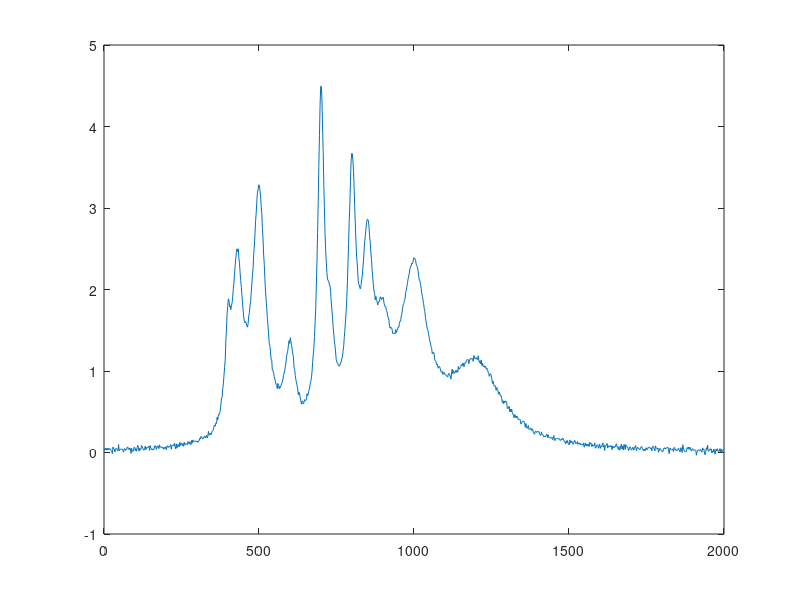

Reproduce this figure in MATLAB. (Note: this script raises an error after producing the figure.)
function IPFDemo11Lor
% Demonstration script for peakfit.m, with built-in signal generator.  
% You can change the character of the signal in lines 11-117.
% T. C. O'Haver (toh@umd.edu).  Version 3: August 23, 2008. 

format short g
format compact
warning off all

% Generate simulated signal
n=2000;  % maximum x-value
increment=2; % Difference between adjacent x values
x=[1:increment:n];
amp=[1 2 3 1 4 1 3 2 1 2 1];  % Amplitudes of the peaks (one entry for each peak)
pos=[400 430 500 600 700 730 800 850 900 1000 1200];   % Positions of the peaks (one entry for each peak)
wid=[20 40 50 40 25 30 30 40 60 100 200];   % Widths of the peaks (one entry for each peak)
noise=.02;
% A = matrix containing one of the unit-amplidude functions in each of its rows
clear A
A=zeros(length(pos),length(x));
for k=1:length(pos),
  A(k,:)=lorentzian(x,pos(k),wid(k));  % Gaussian function
  area(k)=amp(k).*trapz(x,A(k,:)); % Computes peak areas via trapaziod method
end
TrueY=amp*A;  % Multiplies each row by the corresponding amplitude and adds them up
y = TrueY + noise .* randn(size(x));

% Arrange the peak parameters of the simulated signal into a matrix
ColumnLabels='           Peak#    Position      Height      Width       Area';
NumPeaks=length(pos);
for m=1:NumPeaks,
  if m==1,  
     ActualParameters=[m pos(m) amp(m) wid(m) area(m) ]; 
  else
     ActualParameters=[ActualParameters; [m pos(m) amp(m) wid(m) area(m) ]];
  end
end
plot(x,y)
drawnow
disp('Test signal with 11 overlapping Lorentzian peaks ')
% Display the peak parameters of the simulated signal 
ColumnLabels
ActualParameters

ipf(x,y)

% 
% disp(' ')
% disp('Peakfit 3.1 can fit any number of peaks, in theory. However, a simple ')
% disp('default fit for 11 peaks does not work at all with this many peaks: ')
% disp(' ')
% disp('>> [FitResults,FitError]=peakfit([x;y],0,0,11)')
% ColumnLabels
% [FitResults,FitError]=peakfit([x;y],0,0,11)
% disp(' ')
% drawnow
% PercentErrors=100*(FitResults-ActualParameters)./ActualParameters;
% MeanError=mean(mean(abs(PercentErrors(:,2:5))));
% 
% disp(['This results in a large fit error and terrible peak parameter accuracy (' num2str(round(MeanError)) ' percent).'])
% disp('The only way to get a good fit in this case is to give it good "start" estimate:') 
% disp(' ')
% disp('>> GoodStart=[400 20 430 40 500 50 600 40 700 20 730 20 800 30 850 40 900 60 1000 100 1200 200];')
% disp('>> [FitResults,FitError]=peakfit([x;y],0,0,11,2,0,1,GoodStart,0)')
% ColumnLabels
% GoodStart=[400 20 430 40 500 50 600 40 700 20 730 20 800 30 850 40 900 60 1000 100 1200 200];
% [FitResults,FitError]=peakfit([x;y],0,0,11,2,0,1,GoodStart,0)
% 
% disp(' ')
% disp('Now you can compare these FitResults to the ActualParameters:')
% disp('PercentErrors=100*(FitResults-ActualParameters)./ActualParameters')
% PercentErrors=100*(FitResults-ActualParameters)./ActualParameters;
% PercentErrors(:,1)=ActualParameters(:,1);
% PercentErrors
% MeanPercentError=mean(abs(PercentErrors))
% disp(' ')
% disp('As an experiment, make a small change to the peak amplitudes (amp),')
% disp('position (pos), or widths (wid), in lines 14-16, to see if the ')
% disp('fitting results track your changes. ')

% Internal functions
function [FitResults,LowestError,BestStart,xi,yi,BootResults]=peakfit(signal,center,window,NumPeaks,peakshape,extra,NumTrials,start,AUTOZERO,fixedwidth)
% Version 3.1: September, 2012. Unlimited Number of peaks. Bug fixes.
% A command-line peak fittingds program for time-series signals, 
% written as a self-contained Matlab function in a single m-file. 
% Uses an non-linear optimization algorithm to decompose a complex, 
% overlapping-peak signal into its component parts. The objective
% is to determine whether your signal can be represented as the sum of
% fundamental underlying peaks shapes. Accepts signals of any length,
% including those with non-integer and non-uniform x-values. Fits 
% Gaussian, equal-width Gaussians, exponentially-broadened Gaussian, 
% Lorentzian, equal-width Lorentzians, Pearson, Logistic, exponential
% pulse, and sigmoid shapes (expandable to other shapes). This is a command
% line version, usable from a remote terminal. It is capable of making 
% multiple trial fits with sightly different starting values and taking
% the one with the lowest mean fit error.  Version 3.1: September, 2012, 
%
% PEAKFIT(signal);       
% Performs an iterative least-squares fit of a single Gaussian  
% peak to the data matrix "signal", which has x values 
% in column 1 and Y values in column 2 (e.g. [x y])
%
% PEAKFIT(signal,center,window);
% Fits a single Gaussian peak to a portion of the 
% matrix "signal". The portion is centered on the 
% x-value "center" and has width "window" (in x units).
% 
% PEAKFIT(signal,center,window,NumPeaks);
% "NumPeaks" = number of peaks in the model (default is 1 if not
% specified). No limit to maximum number of peaks in version 3.1
% 
% PEAKFIT(signal,center,window,NumPeaks,peakshape);
% Specifies the peak shape of the model: "peakshape" = 1-12.
% (1=Gaussian (default), 2=Lorentzian, 3=logistic, 4=Pearson, 
% 5=exponentionally broadened Gaussian; 6=equal-width Gaussians;
% 7=Equal-width Lorentzians; 8=exponentionally broadened equal-width
% Gaussian, 9=exponential pulse, 10=sigmoid, 11=Fixed-width Gaussian, 
% 12=Fixed-width Lorentzian;).
%
% PEAKFIT(signal,center,window,NumPeaks,peakshape,extra)
% Specifies the value of 'extra', used in the Pearson and the
% exponentionally broadened Gaussian shapes to fine-tune the peak shape. 
% 
% PEAKFIT(signal,center,window,NumPeaks,peakshape,extra,NumTrials);
% Performs "NumTrials" trial fits and selects the best one (with lowest
% fitting error). NumTrials can be any positive integer (default is 1).
%
% PEAKFIT(signal,center,window,NumPeaks,peakshape,extra,NumTrials,start)
% Specifies the first guesses vector "firstguess" for the peak positions
%  and widths, e.g. start=[position1 width1 position2 width2 ...]
% 
% [FitResults,MeanFitError]=PEAKFIT(signal,center,window...)
% Returns the FitResults vector in the order peak number, peak
% position, peak height, peak width, and peak area), and the MeanFitError
% (the percent RMS difference between the data and the model in the
% selected segment of that data) of the best fit.
%
% Optional output parameters 
% 1. FitResults: a table of model peak parameters, one row for each peak,
%    listing Peak number, Peak position, Height, Width, and Peak area.
% 2. LowestError: The rms fitting error of the best trial fit.
% 3. BestStart: the starting guesses that gave the best fit.
% 4. xi: vector containing 100 interploated x-values for the model peaks. 
% 5. yi: matrix containing the y values of each model peak at each xi. 
%    Type plot(xi,yi(1,:)) to plot peak 1 or plot(xi,yi) to plot all peaks
% 6. BootResults: a table of bootstrap precision results for a each peak
%    and [peak parameter.
% T. C. O'Haver (toh@umd.edu). Version 3 
%  
% Example 1: 
% >> x=[0:.1:10]';y=exp(-(x-5).^2);peakfit([x y])
% Fits exp(-x)^2 with a single Gaussian peak model.
%
%        Peak number  Peak position   Height     Width      Peak area
%             1            5            1        1.665       1.7725
%
% Example 2:
% x=[0:.1:10]';y=exp(-(x-5).^2)+.1*randn(size(x));peakfit([x y])
% Like Example 1, except that random noise is added to the y data.
% ans =
%             1         5.0279       0.9272      1.7948      1.7716
%
% Example 3:
% x=[0:.1:10];y=exp(-(x-5).^2)+.5*exp(-(x-3).^2)+.1*randn(size(x));
% peakfit([x' y'],5,19,2,1,0,1)
% Fits a noisy two-peak signal with a double Gaussian model (NumPeaks=2).
% ans =
%             1       3.0001      0.49489        1.642      0.86504
%             2       4.9927       1.0016       1.6597       1.7696
%
% Example 4:
% >> x=1:100;y=ones(size(x))./(1+(x-50).^2);peakfit(y,50,100,1,2)
% Create and fit Lorentzian located at x=50, height=1, width=2.
% ans =
%            1           50      0.99974       1.9971       3.1079
% Example 5: 
%   >> x=[0:.005:1];y=humps(x);peakfit([x' y'],.3,.7,1,4,3);
%   Fits a portion of the humps function, 0.7 units wide and centered on 
%   x=0.3, with a single (NumPeaks=1) Pearson function (peakshape=4)
%   with extra=3 (controls shape of Pearson function).
%
% Example 6: 
%  >> x=[0:.005:1];y=(humps(x)+humps(x-.13)).^3;smatrix=[x' y'];
%  >> [FitResults,MeanFitError]=peakfit(smatrix,.4,.7,2,1,0,10)
%  Creates a data matrix 'smatrix', fits a portion to a two-peak Gaussian
%  model, takes the best of 10 trials.  Returns FitResults and MeanFitError.
%  FitResults =
%              1      0.31056  2.0125e+006      0.11057  2.3689e+005
%              2      0.41529  2.2403e+006      0.12033  2.8696e+005
%  MeanFitError =
%         1.1899
%
% Example 7:
% >> peakfit([x' y'],.4,.7,2,1,0,10,[.3 .1 .5 .1]);
% As above, but specifies the first-guess position and width of the two
% peaks, in the order [position1 width1 position2 width2]
%
% Example 8:
% >> peakfit([x' y'],.4,.7,2,1,0,10,[.3 .1 .5 .1],0);
% As above, but sets AUTOZERO mode in the last argument.
% AUROZERO=0 does not subtract baseline from data segment. 
% AUROZERO=1 (default) subtracts linear baseline from data segment.
% AUROZERO=2, subtracts quadratic baseline from data segment.
%
% Example 8:
% >> x=[0:.1:10]';y=1./(1+x.^2)+exp(-(x-5).^2);peakfit([x y],5,5.5,0,0,0,0,0,2)
% ans =
%             1       5.0078      0.97001       1.6079       1.6598
% Fitting single Gaussian on a curved background, using quadratic
% autozero (2) and specifying center and window, but using placeholders (zeros) 
% to use default values for NumPeaks, peakshape, extra, NumTrials, and start.
%
% Example 9:
% >> x=[0:.1:10];y=exp(-(x-5).^2)+.5*exp(-(x-3).^2)+.1*randn(size(x));
% [FitResults,MeanFitError]=peakfit([x' y'],0,0,2,11,0,0,0,0,1.666)
% Same as example 3, fit with fixed-widrh Gaussian (shape 11), width=1.666
% 
% Example 10: (Prints out parameter error estimates; Version 3 only)
% >> x=0:.05:9;y=exp(-(x-5).^2)+.5*exp(-(x-3).^2)+.01*randn(1,length(x));
% >> [FitResults,LowestError,BestStart,xi,yi,BootstrapErrors]=peakfit([x;y],0,0,2,6,0,1,0,0,0);
%
% For more details, see
% http://terpconnect.umd.edu/~toh/spectrum/CurveFittingC.html and
% http://terpconnect.umd.edu/~toh/spectrum/InteractivePeakFitter.htm
%
global AA xxx PEAKHEIGHTS FIXEDWIDTH

format short g
format compact
warning off all

NumArgOut=nargout;
datasize=size(signal);
if datasize(1)<datasize(2),signal=signal';end
datasize=size(signal);
if datasize(2)==1, %  Must be isignal(Y-vector)
    X=1:length(signal); % Create an independent variable vector
    Y=signal;
else
    % Must be isignal(DataMatrix)
    X=signal(:,1); % Split matrix argument 
    Y=signal(:,2);
end
X=reshape(X,1,length(X)); % Adjust X and Y vector shape to 1 x n (rather than n x 1)
Y=reshape(Y,1,length(Y));
% If necessary, flip the data vectors so that X increases
if X(1)>X(length(X)),
    disp('X-axis flipped.')
    X=fliplr(X);
    Y=fliplr(Y);
end

% Isolate desired segment from data set for curve fitting
if nargin==1 || nargin==2,center=(max(X)-min(X))/2;window=max(X)-min(X);end
xoffset=center-window/2;
n1=val2ind(X,center-window/2);
n2=val2ind(X,center+window/2);
if window==0,n1=1;n2=length(X);end
xx=X(n1:n2)-xoffset;
yy=Y(n1:n2);
ShapeString='Gaussian';

% Define values of any missing arguments
switch nargin
    case 1
        NumPeaks=1;
        peakshape=1;
        extra=0;
        NumTrials=1;
        xx=X;yy=Y;
        start=calcstart(xx,NumPeaks,xoffset);
        AUTOZERO=1;
    case 2
        NumPeaks=1;
        peakshape=1;
        extra=0;
        NumTrials=1;
        xx=signal;yy=center;
        start=calcstart(xx,NumPeaks,xoffset);
        AUTOZERO=1;
    case 3
        NumPeaks=1;
        peakshape=1;
        extra=0;
        NumTrials=1;
        start=calcstart(xx,NumPeaks,xoffset);
        AUTOZERO=1;
        FIXEDWIDTH=0;
    case 4
        peakshape=1;
        extra=0;
        NumTrials=1;
        start=calcstart(xx,NumPeaks,xoffset);
        AUTOZERO=1;
        FIXEDWIDTH=0;
    case 5
        extra=0;
        NumTrials=1;
        start=calcstart(xx,NumPeaks,xoffset);
        AUTOZERO=1;
        FIXEDWIDTH=0;
    case 6
        NumTrials=1;
        start=calcstart(xx,NumPeaks,xoffset);
        AUTOZERO=1;
        FIXEDWIDTH=0;
    case 7
        start=calcstart(xx,NumPeaks,xoffset);
        AUTOZERO=1;
        FIXEDWIDTH=0;
    case 8
        AUTOZERO=1;
        FIXEDWIDTH=0;
    case 10
        FIXEDWIDTH=fixedwidth;
    otherwise
end % switch nargin

% Default values for placeholder zeros
if NumTrials==0;NumTrials=1;end
if peakshape==0;peakshape=1;end
if NumPeaks==0;NumPeaks=1;end
if start==0;start=calcstart(xx,NumPeaks,xoffset);end
if FIXEDWIDTH==0, FIXEDWIDTH=length(xx)/10;end

% Remove linear baseline from data segment if AUTOZERO==1
X1=min(xx);
X2=max(xx);
bkgsize=round(length(xx)/10);
if bkgsize<2,bkgsize=2;end
if AUTOZERO==1, % linear autozero operation  
  Y1=mean(yy(1:bkgsize));
  Y2=mean(yy((length(xx)-bkgsize):length(xx)));
  yy=yy-((Y2-Y1)/(X2-X1)*(xx-X1)+Y1);
end % if
lxx=length(xx);
if AUTOZERO==2, % Quadratic autozero operation  
    XX1=xx(1:round(lxx/bkgsize));
    XX2=xx((lxx-round(lxx/bkgsize)):lxx);
    Y1=yy(1:round(length(xx)/bkgsize));
    Y2=yy((lxx-round(lxx/bkgsize)):lxx);
    bkgcoef=polyfit([XX1,XX2],[Y1,Y2],2);  % Fit parabola to sub-group of points
    bkg=polyval(bkgcoef,xx);
    yy=yy-bkg;
end % if autozero

PEAKHEIGHTS=zeros(1,NumPeaks);
n=length(xx);
newstart=start;
for peaks=1:NumPeaks,
     peakindex=2*peaks-1;
     newstart(peakindex)=start(peakindex)-xoffset;
end

% Assign ShapStrings
switch peakshape
    case 1
        ShapeString='Gaussian';
    case 2
        ShapeString='Lorentzian';
    case 3
        ShapeString='Logistic';
    case 4
        ShapeString='Pearson';
    case 5
        ShapeString='ExpGaussian';
    case 6
        ShapeString='Equal width Gaussians';
    case 7
        ShapeString='Equal width Lorentzians';
    case 8
        ShapeString='Exp. equal width Gaussians';
    case 9
        ShapeString='Exponential Pulse';
    case 10
        ShapeString='Sigmoid';
    case 11
        ShapeString='Fixed-width Gaussian';
    case 12
        ShapeString='Fixed-width Lorentzian';
    otherwise
end % switch peakshape
  
% Perform peak fitting for selected peak shape using fminsearch function
options = optimset('TolX',.00001,'Display','off' );
LowestError=1000; % or any big number greater than largest error expected
FitParameters=zeros(1,NumPeaks.*2); 
BestStart=zeros(1,NumPeaks.*2); 
height=zeros(1,NumPeaks); 
bestmodel=zeros(size(yy));
for k=1:NumTrials, 
    % disp(['Trial number ' num2str(k) ] ) % optionally prints the current trial number as progress indicator
  switch peakshape
    case 1
        TrialParameters=fminsearch(@fitgaussian,newstart,options,xx,yy);
    case 2
        TrialParameters=fminsearch(@fitlorentzian,newstart,options,xx,yy);
    case 3
        TrialParameters=fminsearch(@fitlogistic,newstart,options,xx,yy);
    case 4
        TrialParameters=fminsearch(@fitpearson,newstart,options,xx,yy,extra);
    case 5
        zxx=[zeros(size(xx)) xx zeros(size(xx)) ];
        zyy=[zeros(size(yy)) yy zeros(size(yy)) ];
        TrialParameters=fminsearch(@fitexpgaussian,newstart,options,zxx,zyy,-extra);n';
    case 6
        cwnewstart(1)=newstart(1);
        for pc=2:NumPeaks,
            cwnewstart(pc)=newstart(2.*pc-1);  
        end
        cwnewstart(NumPeaks+1)=(max(xx)-min(xx))/5;
        TrialParameters=fminsearch(@fitewgaussian,cwnewstart,options,xx,yy);
    case 7
        cwnewstart(1)=newstart(1);
        for pc=2:NumPeaks,
            cwnewstart(pc)=newstart(2.*pc-1);  
        end
        cwnewstart(NumPeaks+1)=(max(xx)-min(xx))/5;
        TrialParameters=fminsearch(@fitlorentziancw,cwnewstart,options,xx,yy);
    case 8
        cwnewstart(1)=newstart(1);
        for pc=2:NumPeaks,
            cwnewstart(pc)=newstart(2.*pc-1);  
        end
        cwnewstart(NumPeaks+1)=(max(xx)-min(xx))/5;
        TrialParameters=fminsearch(@fitexpewgaussian,cwnewstart,options,xx,yy,-extra);
      case 9
          TrialParameters=fminsearch(@fitexppulse,newstart,options,xx,yy);
      case 10
          TrialParameters=fminsearch(@fitsigmoid,newstart,options,xx,yy);
      case 11
          fixedstart=[];
          for pc=1:NumPeaks,
              fixedstart(pc)=min(xx)+pc.*(max(xx)-min(xx))./(NumPeaks+1);
          end
          TrialParameters=fminsearch(@FitFWGaussian,fixedstart,options,xx,yy);
      case 12
          fixedstart=[];
          for pc=1:NumPeaks,
              fixedstart(pc)=min(xx)+pc.*(max(xx)-min(xx))./(NumPeaks+1);
          end
          TrialParameters=fminsearch(@FitFWLorentzian,fixedstart,options,xx,yy);
      otherwise
  end % switch peakshape
  
% Construct model from Trial parameters
A=zeros(NumPeaks,n);
for m=1:NumPeaks,
    switch peakshape
        case 1
            A(m,:)=gaussian(xx,TrialParameters(2*m-1),TrialParameters(2*m));
        case 2
            A(m,:)=lorentzian(xx,TrialParameters(2*m-1),TrialParameters(2*m));
        case 3
            A(m,:)=logistic(xx,TrialParameters(2*m-1),TrialParameters(2*m));
        case 4
            A(m,:)=pearson(xx,TrialParameters(2*m-1),TrialParameters(2*m),extra);
        case 5
            A(m,:)=expgaussian(xx,TrialParameters(2*m-1),TrialParameters(2*m),-extra)';
        case 6
            A(m,:)=gaussian(xx,TrialParameters(m),TrialParameters(NumPeaks+1));
        case 7
            A(m,:)=lorentzian(xx,TrialParameters(m),TrialParameters(NumPeaks+1));
        case 8
            A(m,:)=expgaussian(xx,TrialParameters(m),TrialParameters(NumPeaks+1),-extra)';
        case 9
            A(m,:)=exppulse(xx,TrialParameters(2*m-1),TrialParameters(2*m));
        case 10
            A(m,:)=sigmoid(xx,TrialParameters(2*m-1),TrialParameters(2*m));
        case 11
            A(m,:)=gaussian(xx,TrialParameters(m),FIXEDWIDTH);
        case 12
            A(m,:)=lorentzian(xx,TrialParameters(m),FIXEDWIDTH);
        otherwise
    end % switch
    for parameter=1:2:2*NumPeaks,
        newstart(parameter)=newstart(parameter)*(1+randn/50);
        newstart(parameter+1)=newstart(parameter+1)*(1+randn/10);
    end
end % for

% Multiplies each row by the corresponding amplitude and adds them up
model=PEAKHEIGHTS'*A;

% Compare trial model to data segment and compute the fit error
  MeanFitError=100*norm(yy-model)./(sqrt(n)*max(yy));
  % Take only the single fit that has the lowest MeanFitError
  if MeanFitError<LowestError, 
      if min(PEAKHEIGHTS)>0,  % Consider only fits with positive peak heights
        LowestError=MeanFitError;  % Assign LowestError to the lowest MeanFitError
        FitParameters=TrialParameters;  % Assign FitParameters to the fit with the lowest MeanFitError
        BestStart=newstart; % Assign BestStart to the start with the lowest MeanFitError
        height=PEAKHEIGHTS; % Assign height to the PEAKHEIGHTS with the lowest MeanFitError
        bestmodel=model; % Assign bestmodel to the model with the lowest MeanFitError
      end % if min(PEAKHEIGHTS)>0
  end % if MeanFitError<LowestError
end % for k (NumTrials)
%
% Construct model from best-fit parameters
AA=zeros(NumPeaks,200);
xxx=linspace(min(xx),max(xx),200);
for m=1:NumPeaks,
   switch peakshape
    case 1
        AA(m,:)=gaussian(xxx,FitParameters(2*m-1),FitParameters(2*m));
    case 2
        AA(m,:)=lorentzian(xxx,FitParameters(2*m-1),FitParameters(2*m));
    case 3
        AA(m,:)=logistic(xxx,FitParameters(2*m-1),FitParameters(2*m));
    case 4
        AA(m,:)=pearson(xxx,FitParameters(2*m-1),FitParameters(2*m),extra);
    case 5
        AA(m,:)=expgaussian(xxx,FitParameters(2*m-1),FitParameters(2*m),-extra*length(xxx)./length(xx))';
    case 6
        AA(m,:)=gaussian(xxx,FitParameters(m),FitParameters(NumPeaks+1));
    case 7
        AA(m,:)=lorentzian(xxx,FitParameters(m),FitParameters(NumPeaks+1));
    case 8
        AA(m,:)=expgaussian(xxx,FitParameters(m),FitParameters(NumPeaks+1),-extra*length(xxx)./length(xx))';
    case 9
        AA(m,:)=exppulse(xxx,FitParameters(2*m-1),FitParameters(2*m));  
    case 10
        AA(m,:)=sigmoid(xxx,FitParameters(2*m-1),FitParameters(2*m));   
    case 11
        AA(m,:)=gaussian(xxx,FitParameters(m),FIXEDWIDTH);
    case 12
        AA(m,:)=lorentzian(xxx,FitParameters(m),FIXEDWIDTH);
       otherwise
  end % switch
end % for

% Multiplies each row by the corresponding amplitude and adds them up
heightsize=size(height');
AAsize=size(AA);
if heightsize(2)==AAsize(1),
   mmodel=height'*AA;
else
    mmodel=height*AA;
end
% Top half of the figure shows original signal and the fitted model.
subplot(2,1,1);plot(xx+xoffset,yy,'b.'); % Plot the original signal in blue dots
hold on
for m=1:NumPeaks,
    plot(xxx+xoffset,height(m)*AA(m,:),'g')  % Plot the individual component peaks in green lines
    area(m)=trapz(xxx+xoffset,height(m)*AA(m,:)); % Compute the area of each component peak using trapezoidal method
    yi(m,:)=height(m)*AA(m,:); % (NEW) Place y values of individual model peaks into matrix yi
end
xi=xxx+xoffset; % (NEW) Place the x-values of the individual model peaks into xi

% Mark starting peak positions with vertical dashed lines
for marker=1:NumPeaks,
    markx=BestStart((2*marker)-1);
    subplot(2,1,1);plot([markx+xoffset markx+xoffset],[0 max(yy)],'m--')
end % for
plot(xxx+xoffset,mmodel,'r');  % Plot the total model (sum of component peaks) in red lines
hold off;
axis([min(xx)+xoffset max(xx)+xoffset min(yy) max(yy)]);
switch AUTOZERO,
    case 0
    title('Peakfit 3.1 Autozero OFF.')
    case 1
    title('Peakfit 3.1 Linear autozero.')
    case 2
    title('Peakfit 3.1 Quadratic autozero.')
end
if peakshape==4||peakshape==5||peakshape==8, % Shapes with Extra factor
    xlabel(['Peaks = ' num2str(NumPeaks) '     Shape = ' ShapeString '     Error = ' num2str(round(100*LowestError)/100) '%    Extra = ' num2str(extra) ] )
else
    xlabel(['Peaks = ' num2str(NumPeaks) '     Shape = ' ShapeString '     Error = ' num2str(round(100*LowestError)/100) '%' ] )
end

% Bottom half of the figure shows the residuals and displays RMS error
% between original signal and model
residual=yy-bestmodel;
subplot(2,1,2);plot(xx+xoffset,residual,'b.')
axis([min(xx)+xoffset max(xx)+xoffset min(residual) max(residual)]);
xlabel('Residual Plot')

% Put results into a matrix, one row for each peak, showing peak index number,
% position, amplitude, and width.
for m=1:NumPeaks,
    if m==1,
        if peakshape==6||peakshape==7||peakshape==8, % equal-width peak models
            FitResults=[[round(m) FitParameters(m)+xoffset height(m) abs(FitParameters(NumPeaks+1)) area(m)]];
        else
            if peakshape==11||peakshape==12,
                FitResults=[[round(m) FitParameters(m)+xoffset height(m) FIXEDWIDTH area(m)]];
            else
                FitResults=[[round(m) FitParameters(2*m-1)+xoffset height(m) abs(FitParameters(2*m)) area(m)]];
            end
        end % if peakshape
    else
        if peakshape==6||peakshape==7||peakshape==8, % equal-width peak models
            FitResults=[FitResults ; [round(m) FitParameters(m)+xoffset height(m) abs(FitParameters(NumPeaks+1)) area(m)]];
        else
            if peakshape==11||peakshape==12,
                FitResults=[FitResults ; [round(m) FitParameters(m)+xoffset height(m) FIXEDWIDTH area(m)]];
            else
                FitResults=[FitResults ; [round(m) FitParameters(2*m-1)+xoffset height(m) abs(FitParameters(2*m)) area(m)]];
            end
        end % if peakshape
    end % m==1
end % for m=1:NumPeaks

% Display Fit Results on upper graph
subplot(2,1,1);
startx=min(xx)+xoffset+(max(xx)-min(xx))./20;
dxx=(max(xx)-min(xx))./10;
dyy=(max(yy)-min(yy))./10;
starty=max(yy)-dyy;
FigureSize=get(gcf,'Position');
if peakshape==9||peakshape==10,
    text(startx,starty+dyy/2,['Peak #          tau1           Height           tau2             Area'] );
else
    text(startx,starty+dyy/2,['Peak #          Position        Height         Width             Area'] ); 
end
% Display FitResults using sprintf
 for peaknumber=1:NumPeaks,
    for column=1:5,
        itemstring=sprintf('%0.4g',FitResults(peaknumber,column));
        xposition=startx+(1.7.*dxx.*(column-1).*(600./FigureSize(3)));
        yposition=starty-peaknumber.*dyy.*(400./FigureSize(4));
        text(xposition,yposition,itemstring);
    end
 end
 if NumArgOut==6,
     disp('Computing bootstrap sampling statistics.....')
     BootstrapResultsMatrix=zeros(5,100,NumPeaks);
     BootstrapErrorMatrix=zeros(1,100,NumPeaks);
     clear bx by
     cutoff=0.5;
   % offset=xoffset
   % sizexx=size(xx)
   % sizeyy=size(yy)
     tic;
     for trial=1:100,
         n=1;
         bx=xx;
         by=yy;
         while n<length(xx)-1,
             if rand>cutoff,
                 bx(n)=xx(n+1);
                 by(n)=yy(n+1);
             end
             n=n+1;
         end
         bx=bx+xoffset;
         [FitResults,BootFitError]=fitpeaks(bx,by,NumPeaks,peakshape,extra,NumTrials,start,AUTOZERO,FIXEDWIDTH);
         for peak=1:NumPeaks,
             BootstrapResultsMatrix(:,trial,peak)=FitResults(peak,:);
             BootstrapErrorMatrix(:,trial,peak)=BootFitError;
         end
     end
     toc;
     for peak=1:NumPeaks,
         disp(' ')
         disp(['Peak #',num2str(peak) '         Position    Height       Width       Area']);
         BootstrapMean=mean(real(BootstrapResultsMatrix(:,:,peak)'));
         BootstrapSTD=std(BootstrapResultsMatrix(:,:,peak)');
         BootstrapIQR=iqr(BootstrapResultsMatrix(:,:,peak)');
         PercentRSD=100.*BootstrapSTD./BootstrapMean;
         PercentIQR=100.*BootstrapIQR./BootstrapMean;
         BootstrapMean=BootstrapMean(2:5);
         BootstrapSTD=BootstrapSTD(2:5);
         BootstrapIQR=BootstrapIQR(2:5);
         PercentRSD=PercentRSD(2:5);
         PercentIQR=PercentIQR(2:5);
         disp(['Bootstrap Mean: ', num2str(BootstrapMean)])
        disp(['Bootstrap STD:  ', num2str(BootstrapSTD)])
        disp(['Bootstrap IQR:  ', num2str(BootstrapIQR)])
        disp(['Percent RSD:    ', num2str(PercentRSD)])
        disp(['Percent IQR:    ', num2str(PercentIQR)])
        BootResults(peak,:)=[BootstrapMean BootstrapSTD PercentRSD BootstrapIQR PercentIQR];
     end
 end
% ----------------------------------------------------------------------
function [FitResults,LowestError]=fitpeaks(xx,yy,NumPeaks,peakshape,extra,NumTrials,start,AUTOZERO,fixedwidth)
% Based on peakfit Version 3: June, 2012. 
global PEAKHEIGHTS FIXEDWIDTH
format short g
format compact
warning off all
FIXEDWIDTH=fixedwidth;
xoffset=0;
if start==0;start=calcstart(xx,NumPeaks,xoffset);end
PEAKHEIGHTS=zeros(1,NumPeaks);
n=length(xx);
newstart=start;

for peaks=1:NumPeaks,
     peakindex=2*peaks-1;
     newstart(peakindex)=start(peakindex)-xoffset;
end

% Perform peak fitting for selected peak shape using fminsearch function
options = optimset('TolX',.00001,'Display','off' );
LowestError=1000; % or any big number greater than largest error expected
FitParameters=zeros(1,NumPeaks.*2); 
BestStart=zeros(1,NumPeaks.*2); 
height=zeros(1,NumPeaks); 
bestmodel=zeros(size(yy));
for k=1:NumTrials, 
  switch peakshape
    case 1
        TrialParameters=fminsearch(@fitgaussian,newstart,options,xx,yy);
    case 2
        TrialParameters=fminsearch(@fitlorentzian,newstart,options,xx,yy);
    case 3
        TrialParameters=fminsearch(@fitlogistic,newstart,options,xx,yy);
    case 4
        TrialParameters=fminsearch(@fitpearson,newstart,options,xx,yy,extra);
    case 5
        zxx=[zeros(size(xx)) xx zeros(size(xx)) ];
        zyy=[zeros(size(yy)) yy zeros(size(yy)) ];
        TrialParameters=fminsearch(@fitexpgaussian,newstart,options,zxx,zyy,-extra);n';
    case 6
        cwnewstart(1)=newstart(1);
        for pc=2:NumPeaks,
            cwnewstart(pc)=newstart(2.*pc-1);  
        end
        cwnewstart(NumPeaks+1)=(max(xx)-min(xx))/5;
        TrialParameters=fminsearch(@fitewgaussian,cwnewstart,options,xx,yy);
    case 7
        cwnewstart(1)=newstart(1);
        for pc=2:NumPeaks,
            cwnewstart(pc)=newstart(2.*pc-1);  
        end
        cwnewstart(NumPeaks+1)=(max(xx)-min(xx))/5;
        TrialParameters=fminsearch(@fitlorentziancw,cwnewstart,options,xx,yy);
    case 8
        cwnewstart(1)=newstart(1);
        for pc=2:NumPeaks,
            cwnewstart(pc)=newstart(2.*pc-1);  
        end
        cwnewstart(NumPeaks+1)=(max(xx)-min(xx))/5;
        TrialParameters=fminsearch(@fitexpewgaussian,cwnewstart,options,xx,yy,-extra);
      case 9
          TrialParameters=fminsearch(@fitexppulse,newstart,options,xx,yy);
      case 10
          TrialParameters=fminsearch(@fitsigmoid,newstart,options,xx,yy);
      case 11
          fixedstart=[];
          for pc=1:NumPeaks,
              fixedstart(pc)=min(xx)+pc.*(max(xx)-min(xx))./(NumPeaks+1);
          end
          TrialParameters=fminsearch(@FitFWGaussian,fixedstart,options,xx,yy);
      case 12
          fixedstart=[];
          for pc=1:NumPeaks,
              fixedstart(pc)=min(xx)+pc.*(max(xx)-min(xx))./(NumPeaks+1);
          end
          TrialParameters=fminsearch(@FitFWLorentzian,fixedstart,options,xx,yy);
      otherwise
  end % switch peakshape
  
% Construct model from Trial parameters
A=zeros(NumPeaks,n);
for m=1:NumPeaks,
   switch peakshape
    case 1
        A(m,:)=gaussian(xx,TrialParameters(2*m-1),TrialParameters(2*m));
    case 2
        A(m,:)=lorentzian(xx,TrialParameters(2*m-1),TrialParameters(2*m));
    case 3
        A(m,:)=logistic(xx,TrialParameters(2*m-1),TrialParameters(2*m));
    case 4
        A(m,:)=pearson(xx,TrialParameters(2*m-1),TrialParameters(2*m),extra);
    case 5
        A(m,:)=expgaussian(xx,TrialParameters(2*m-1),TrialParameters(2*m),-extra)';
    case 6
        A(m,:)=gaussian(xx,TrialParameters(m),TrialParameters(NumPeaks+1));
    case 7
        A(m,:)=lorentzian(xx,TrialParameters(m),TrialParameters(NumPeaks+1));  
    case 8
        A(m,:)=expgaussian(xx,TrialParameters(m),TrialParameters(NumPeaks+1),-extra)';    
    case 9
        A(m,:)=exppulse(xx,TrialParameters(2*m-1),TrialParameters(2*m));  
    case 10
        A(m,:)=sigmoid(xx,TrialParameters(2*m-1),TrialParameters(2*m)); 
    case 11
        A(m,:)=gaussian(xx,TrialParameters(m),FIXEDWIDTH);
    case 12
        A(m,:)=lorentzian(xx,TrialParameters(m),FIXEDWIDTH); 
   otherwise
   end % switch
    for parameter=1:2:2*NumPeaks,
        newstart(parameter)=newstart(parameter)*(1+randn/50);
        newstart(parameter+1)=newstart(parameter+1)*(1+randn/10);
    end
end % for
% Multiplies each row by the corresponding amplitude and adds them up
model=PEAKHEIGHTS'*A;

% Compare trial model to data segment and compute the fit error
  MeanFitError=100*norm(yy-model)./(sqrt(n)*max(yy));
  % Take only the single fit that has the lowest MeanFitError
  if MeanFitError<LowestError, 
      if min(PEAKHEIGHTS)>0,  % Consider only fits with positive peak heights
        LowestError=MeanFitError;  % Assign LowestError to the lowest MeanFitError
        FitParameters=TrialParameters;  % Assign FitParameters to the fit with the lowest MeanFitError
%         BestStart=newstart; % Assign BestStart to the start with the lowest MeanFitError
        height=PEAKHEIGHTS; % Assign height to the PEAKHEIGHTS with the lowest MeanFitError
%         bestmodel=model; % Assign bestmodel to the model with the lowest MeanFitError
      end % if min(PEAKHEIGHTS)>0
  end % if MeanFitError<LowestError
end % for k (NumTrials)

for m=1:NumPeaks,
    area(m)=trapz(xx+xoffset,height(m)*A(m,:)); % Compute the area of each component peak using trapezoidal method
end

for m=1:NumPeaks,
    if m==1,
        if peakshape==6||peakshape==7||peakshape==8, % equal-width peak models
            FitResults=[[round(m) FitParameters(m)+xoffset height(m) abs(FitParameters(NumPeaks+1)) area(m)]];
        else
            if peakshape==11||peakshape==12,
                FitResults=[[round(m) FitParameters(m)+xoffset height(m) FIXEDWIDTH area(m)]];
            else
                FitResults=[[round(m) FitParameters(2*m-1)+xoffset height(m) abs(FitParameters(2*m)) area(m)]];
            end
        end % if peakshape
    else
        if peakshape==6||peakshape==7||peakshape==8, % equal-width peak models
            FitResults=[FitResults ; [round(m) FitParameters(m)+xoffset height(m) abs(FitParameters(NumPeaks+1)) area(m)]];
        else
            if peakshape==11||peakshape==12,
                FitResults=[FitResults ; [round(m) FitParameters(m)+xoffset height(m) FIXEDWIDTH area(m)]];
            else
                FitResults=[FitResults ; [round(m) FitParameters(2*m-1)+xoffset height(m) abs(FitParameters(2*m)) area(m)]];
            end
        end % if peakshape
    end % m==1
end % for m=1:NumPeaks
% ----------------------------------------------------------------------
function start=calcstart(xx,NumPeaks,xoffset)
  n=max(xx)-min(xx);
  start=[];
  startpos=[n/(NumPeaks+1):n/(NumPeaks+1):n-(n/(NumPeaks+1))]+min(xx);
  for marker=1:NumPeaks,
      markx=startpos(marker)+ xoffset;
      start=[start markx n/5];
  end % for marker
% ----------------------------------------------------------------------
function [index,closestval]=val2ind(x,val)
% Returns the index and the value of the element of vector x that is closest to val
% If more than one element is equally close, returns vectors of indicies and values
% Tom O'Haver (toh@umd.edu) October 2006
% Examples: If x=[1 2 4 3 5 9 6 4 5 3 1], then val2ind(x,6)=7 and val2ind(x,5.1)=[5 9]
% [indices values]=val2ind(x,3.3) returns indices = [4 10] and values = [3 3]
dif=abs(x-val);
index=find((dif-min(dif))==0);
closestval=x(index);
% ----------------------------------------------------------------------
function err = fitgaussian(lambda,t,y)
% Fitting function for a Gaussian band signal.
global PEAKHEIGHTS
numpeaks=round(length(lambda)/2);
A = zeros(length(t),numpeaks);
for j = 1:numpeaks,
    A(:,j) = gaussian(t,lambda(2*j-1),lambda(2*j))';
end 
PEAKHEIGHTS = abs(A\y');
z = A*PEAKHEIGHTS;
err = norm(z-y');
% ----------------------------------------------------------------------
function err = fitewgaussian(lambda,t,y)
% Fitting function for a Gaussian band signal with equal peak widths.
global PEAKHEIGHTS
numpeaks=round(length(lambda)-1);
A = zeros(length(t),numpeaks);
for j = 1:numpeaks,
    A(:,j) = gaussian(t,lambda(j),lambda(numpeaks+1))';
end
PEAKHEIGHTS = abs(A\y');
z = A*PEAKHEIGHTS;
err = norm(z-y');
% ----------------------------------------------------------------------
function err = FitFWGaussian(lambda,t,y)
%	Fitting function for a fixed width Gaussian
global PEAKHEIGHTS FIXEDWIDTH
numpeaks=round(length(lambda));
A = zeros(length(t),numpeaks);
for j = 1:numpeaks,
    A(:,j) = gaussian(t,lambda(j),FIXEDWIDTH)';
end
PEAKHEIGHTS = abs(A\y');
z = A*PEAKHEIGHTS;
err = norm(z-y');
% ----------------------------------------------------------------------
function err = FitFWLorentzian(lambda,t,y)
%	Fitting function for a fixed width Gaussian
global PEAKHEIGHTS FIXEDWIDTH
numpeaks=round(length(lambda));
A = zeros(length(t),numpeaks);
for j = 1:numpeaks,
    A(:,j) = lorentzian(t,lambda(j),FIXEDWIDTH)';
end
PEAKHEIGHTS = abs(A\y');
z = A*PEAKHEIGHTS;
err = norm(z-y');
% ----------------------------------------------------------------------
function err = fitlorentziancw(lambda,t,y)
% Fitting function for a Lorentzian band signal with equal peak widths.
global PEAKHEIGHTS
numpeaks=round(length(lambda)-1);
A = zeros(length(t),numpeaks);
for j = 1:numpeaks,
    A(:,j) = lorentzian(t,lambda(j),lambda(numpeaks+1))';
end
PEAKHEIGHTS = abs(A\y');
z = A*PEAKHEIGHTS;
err = norm(z-y');
% ----------------------------------------------------------------------
function g = gaussian(x,pos,wid)
%  gaussian(X,pos,wid) = gaussian peak centered on pos, half-width=wid
%  X may be scalar, vector, or matrix, pos and wid both scalar
% Examples: gaussian([0 1 2],1,2) gives result [0.5000    1.0000    0.5000]
% plot(gaussian([1:100],50,20)) displays gaussian band centered at 50 with width 20.
g = exp(-((x-pos)./(0.6005615.*wid)).^2);
% ----------------------------------------------------------------------
function err = fitlorentzian(lambda,t,y)
%	Fitting function for single lorentzian, lambda(1)=position, lambda(2)=width
%	Fitgauss assumes a lorentzian function 
global PEAKHEIGHTS
A = zeros(length(t),round(length(lambda)/2));
for j = 1:length(lambda)/2,
    A(:,j) = lorentzian(t,lambda(2*j-1),lambda(2*j))';
end
PEAKHEIGHTS = A\y';
z = A*PEAKHEIGHTS;
err = norm(z-y');
% ----------------------------------------------------------------------
function g = lorentzian(x,position,width)
% lorentzian(x,position,width) Lorentzian function.
% where x may be scalar, vector, or matrix
% position and width scalar
% T. C. O'Haver, 1988
% Example: lorentzian([1 2 3],2,2) gives result [0.5 1 0.5]
g=ones(size(x))./(1+((x-position)./(0.5.*width)).^2);
% ----------------------------------------------------------------------
function err = fitlogistic(lambda,t,y)
%	Fitting function for logistic, lambda(1)=position, lambda(2)=width
%	between the data and the values computed by the current
%	function of lambda.  Fitlogistic assumes a logistic function 
%  T. C. O'Haver, May 2006
global PEAKHEIGHTS
A = zeros(length(t),round(length(lambda)/2));
for j = 1:length(lambda)/2,
    A(:,j) = logistic(t,lambda(2*j-1),lambda(2*j))';
end
PEAKHEIGHTS = A\y';
z = A*PEAKHEIGHTS;
err = norm(z-y');
% ----------------------------------------------------------------------
function g = logistic(x,pos,wid)
% logistic function.  pos=position; wid=half-width (both scalar)
% logistic(x,pos,wid), where x may be scalar, vector, or matrix
% pos=position; wid=half-width (both scalar)
% T. C. O'Haver, 1991 
n = exp(-((x-pos)/(.477.*wid)) .^2);
g = (2.*n)./(1+n);
% ----------------------------------------------------------------------
function err = fitlognormal(lambda,t,y)
%	Fitting function for lognormal, lambda(1)=position, lambda(2)=width
%	between the data and the values computed by the current
%	function of lambda.  Fitlognormal assumes a lognormal function 
%  T. C. O'Haver, May 2006
global PEAKHEIGHTS
A = zeros(length(t),round(length(lambda)/2));
for j = 1:length(lambda)/2,
    A(:,j) = lognormal(t,lambda(2*j-1),lambda(2*j))';
end
PEAKHEIGHTS = A\y';
z = A*PEAKHEIGHTS;
err = norm(z-y');
% ----------------------------------------------------------------------
function g = lognormal(x,pos,wid)
% lognormal function.  pos=position; wid=half-width (both scalar)
% lognormal(x,pos,wid), where x may be scalar, vector, or matrix
% pos=position; wid=half-width (both scalar)
% T. C. O'Haver, 1991  
g = exp(-(log(x/pos)/(0.01.*wid)) .^2);
% ----------------------------------------------------------------------
function err = fitpearson(lambda,t,y,shapeconstant)
%   Fitting functions for a Pearson 7 band signal.
% T. C. O'Haver (toh@umd.edu),   Version 1.3, October 23, 2006.
global PEAKHEIGHTS
A = zeros(length(t),round(length(lambda)/2));
for j = 1:length(lambda)/2,
    A(:,j) = pearson(t,lambda(2*j-1),lambda(2*j),shapeconstant)';
end
PEAKHEIGHTS = A\y';
z = A*PEAKHEIGHTS;
err = norm(z-y');
% ----------------------------------------------------------------------
function g = pearson(x,pos,wid,m)
% Pearson VII function. 
% g = pearson7(x,pos,wid,m) where x may be scalar, vector, or matrix
% pos=position; wid=half-width (both scalar)
% m=some number
%  T. C. O'Haver, 1990  
g=ones(size(x))./(1+((x-pos)./((0.5.^(2/m)).*wid)).^2).^m;
% ----------------------------------------------------------------------
function err = fitexpgaussian(lambda,t,y,timeconstant)
%   Fitting functions for a exponentially-broadened Gaussian band signal.
%  T. C. O'Haver, October 23, 2006.
global PEAKHEIGHTS
A = zeros(length(t),round(length(lambda)/2));
for j = 1:length(lambda)/2,
    A(:,j) = expgaussian(t,lambda(2*j-1),lambda(2*j),timeconstant);
end
PEAKHEIGHTS = A\y';
z = A*PEAKHEIGHTS;
err = norm(z-y');
% ----------------------------------------------------------------------
function err = fitexpewgaussian(lambda,t,y,timeconstant)
% Fitting function for exponentially-broadened Gaussian bands with equal peak widths.
global PEAKHEIGHTS
numpeaks=round(length(lambda)-1);
A = zeros(length(t),numpeaks);
for j = 1:numpeaks,
    A(:,j) = expgaussian(t,lambda(j),lambda(numpeaks+1),timeconstant);
end
PEAKHEIGHTS = abs(A\y');
z = A*PEAKHEIGHTS;
err = norm(z-y');
% ----------------------------------------------------------------------
function g = expgaussian(x,pos,wid,timeconstant)
%  Exponentially-broadened gaussian(x,pos,wid) = gaussian peak centered on pos, half-width=wid
%  x may be scalar, vector, or matrix, pos and wid both scalar
%  T. C. O'Haver, 2006
g = exp(-((x-pos)./(0.6005615.*wid)) .^2);
g = ExpBroaden(g',timeconstant);
% ----------------------------------------------------------------------
function yb = ExpBroaden(y,t)
% ExpBroaden(y,t) convolutes y by an exponential decay of time constant t
% by multiplying Fourier transforms and inverse transforming the result.
ly=length(y);
ey=[zeros(size(y));y;zeros(size(y))];
fy=fft(ey);
a=exp(-(1:length(fy))./t);
fa=fft(a);
fy1=fy.*fa';
ybz=real(ifft(fy1))./sum(a);
yb=ybz(ly+2:length(ybz)-ly+1);
% ----------------------------------------------------------------------
function err = fitexppulse(tau,x,y)
% Iterative fit of the sum of exponental pulses
% of the form Height.*exp(-tau1.*x).*(1-exp(-tau2.*x)))
global PEAKHEIGHTS
A = zeros(length(x),round(length(tau)/2));
for j = 1:length(tau)/2,
    A(:,j) = exppulse(x,tau(2*j-1),tau(2*j));
end
PEAKHEIGHTS =abs(A\y');
z = A*PEAKHEIGHTS;
err = norm(z-y');
% ----------------------------------------------------------------------
function g = exppulse(x,t1,t2)
% Exponential pulse of the form 
% Height.*exp(-tau1.*x).*(1-exp(-tau2.*x)))
e=(x-t1)./t2;
p = 4*exp(-e).*(1-exp(-e));
p=p .* [p>0];
g = p';
% ----------------------------------------------------------------------
function err = fitsigmoid(tau,x,y)
% Fitting function for iterative fit to the sum of
% sigmiods of the form Height./(1 + exp((t1 - t)/t2))
global PEAKHEIGHTS
A = zeros(length(x),round(length(tau)/2));
for j = 1:length(tau)/2,
    A(:,j) = sigmoid(x,tau(2*j-1),tau(2*j));
end
PEAKHEIGHTS = A\y';
z = A*PEAKHEIGHTS;
err = norm(z-y');
% ----------------------------------------------------------------------
function g=sigmoid(x,t1,t2)
g=1./(1 + exp((t1 - x)./t2))';
% ----------------------------------------------------------------------
function b=iqr(a)
% b = IQR(a)  returns the interquartile range of the values in a.  For
%  vector input, b is the difference between the 75th and 25th percentiles
%  of a.  For matrix input, b is a row vector containing the interquartile
%  range of each column of a.
mina=min(a);
sizea=size(a);
NumCols=sizea(2);
for n=1:NumCols,b(:,n)=a(:,n)-mina(n);end
Sorteda=sort(b);
lx=length(Sorteda);
SecondQuartile=round(lx/4);
FourthQuartile=3*round(lx/4);
b=abs(Sorteda(FourthQuartile,:)-Sorteda(SecondQuartile,:));

